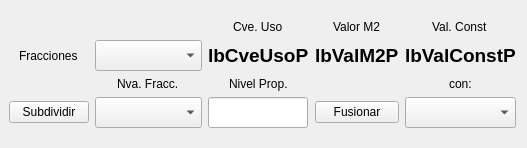
                   <widget class="QWidget" name="wFraccionP" native="true">
                    <layout class="QGridLayout" name="gridLayout_14">
                     <property name="leftMargin">
                      <number>9</number>
                     </property>
                     <property name="topMargin">
                      <number>20</number>
                     </property>
                     <property name="bottomMargin">
                      <number>20</number>
                     </property>
                     <item row="1" column="0" alignment="Qt::AlignHCenter">
                      <widget class="QLabel" name="label_34">
                       <property name="text">
                        <string>Fracciones</string>
                       </property>
                      </widget>
                     </item>
                     <item row="1" column="1">
                      <widget class="QComboBox" name="cmbFraccionesP">
                       <property name="font">
                        <font>
                         <pointsize>14</pointsize>
                         <weight>75</weight>
                         <bold>true</bold>
                        </font>
                       </property>
                       <property name="styleSheet">
                        <string notr="true">QComboBox QAbstractItemView::item { min-height: 25;}
QListView{color: black ; font-size: 16px; outline:none; font-weight:bold}QListView::item:selected { color: red; background-color: lightgray;}</string>
                       </property>
                      </widget>
                     </item>
                     <item row="2" column="1" alignment="Qt::AlignHCenter">
                      <widget class="QLabel" name="label_36">
                       <property name="text">
                        <string>Nva. Fracc.</string>
                       </property>
                      </widget>
                     </item>
                     <item row="2" column="2" alignment="Qt::AlignHCenter">
                      <widget class="QLabel" name="label_42">
                       <property name="text">
                        <string>Nivel Prop.</string>
                       </property>
                      </widget>
                     </item>
                     <item row="3" column="0">
                      <widget class="QPushButton" name="btnSubdividirP">
                       <property name="text">
                        <string>Subdividir</string>
                       </property>
                      </widget>
                     </item>
                     <item row="3" column="1">
                      <widget class="QComboBox" name="cmbNvaFraccP">
                       <property name="font">
                        <font>
                         <pointsize>14</pointsize>
                         <weight>75</weight>
                         <bold>true</bold>
                        </font>
                       </property>
                       <property name="styleSheet">
                        <string notr="true">QComboBox QAbstractItemView::item { min-height: 25;}
QListView{color: black ; font-size: 16px; outline:none; font-weight:bold}QListView::item:selected { color: red; background-color: lightgray;}</string>
                       </property>
                      </widget>
                     </item>
                     <item row="3" column="2">
                      <widget class="QLineEdit" name="leNivPropP">
                       <property name="maximumSize">
                        <size>
                         <width>100</width>
                         <height>16777215</height>
                        </size>
                       </property>
                       <property name="font">
                        <font>
                         <pointsize>14</pointsize>
                         <weight>75</weight>
                         <bold>true</bold>
                        </font>
                       </property>
                       <property name="maxLength">
                        <number>5</number>
                       </property>
                      </widget>
                     </item>
                     <item row="1" column="2" alignment="Qt::AlignHCenter">
                      <widget class="QLabel" name="lbCveUsoP">
                       <property name="font">
                        <font>
                         <pointsize>14</pointsize>
                         <weight>75</weight>
                         <bold>true</bold>
                        </font>
                       </property>
                       <property name="text">
                        <string>lbCveUsoP</string>
                       </property>
                      </widget>
                     </item>
                     <item row="0" column="2" alignment="Qt::AlignHCenter">
                      <widget class="QLabel" name="label_35">
                       <property name="text">
                        <string>Cve. Uso</string>
                       </property>
                      </widget>
                     </item>
                     <item row="1" column="3" alignment="Qt::AlignHCenter">
                      <widget class="QLabel" name="lbValM2P">
                       <property name="font">
                        <font>
                         <pointsize>14</pointsize>
                         <weight>75</weight>
                         <bold>true</bold>
                        </font>
                       </property>
                       <property name="text">
                        <string>lbValM2P</string>
                       </property>
                      </widget>
                     </item>
                     <item row="0" column="3" alignment="Qt::AlignHCenter">
                      <widget class="QLabel" name="label_37">
                       <property name="text">
                        <string>Valor M2</string>
                       </property>
                      </widget>
                     </item>
                     <item row="1" column="4" alignment="Qt::AlignHCenter">
                      <widget class="QLabel" name="lbValConstP">
                       <property name="font">
                        <font>
                         <pointsize>14</pointsize>
                         <weight>75</weight>
                         <bold>true</bold>
                        </font>
                       </property>
                       <property name="text">
                        <string>lbValConstP</string>
                       </property>
                      </widget>
                     </item>
                     <item row="0" column="4" alignment="Qt::AlignHCenter">
                      <widget class="QLabel" name="label_39">
                       <property name="text">
                        <string>Val. Const</string>
                       </property>
                      </widget>
                     </item>
                     <item row="3" column="3">
                      <widget class="QPushButton" name="btnFusionarP">
                       <property name="text">
                        <string>Fusionar</string>
                       </property>
                      </widget>
                     </item>
                     <item row="3" column="4">
                      <widget class="QComboBox" name="cmbConP">
                       <property name="font">
                        <font>
                         <pointsize>14</pointsize>
                         <weight>75</weight>
                         <bold>true</bold>
                        </font>
                       </property>
                       <property name="styleSheet">
                        <string notr="true">QComboBox QAbstractItemView::item { min-height: 25;}
QListView{color: black ; font-size: 16px; outline:none; font-weight:bold}QListView::item:selected { color: red; background-color: lightgray;}</string>
                       </property>
                      </widget>
                     </item>
                     <item row="2" column="4" alignment="Qt::AlignHCenter">
                      <widget class="QLabel" name="label_43">
                       <property name="text">
                        <string>con:</string>
                       </property>
                      </widget>
                     </item>
                    </layout>
                   </widget>
